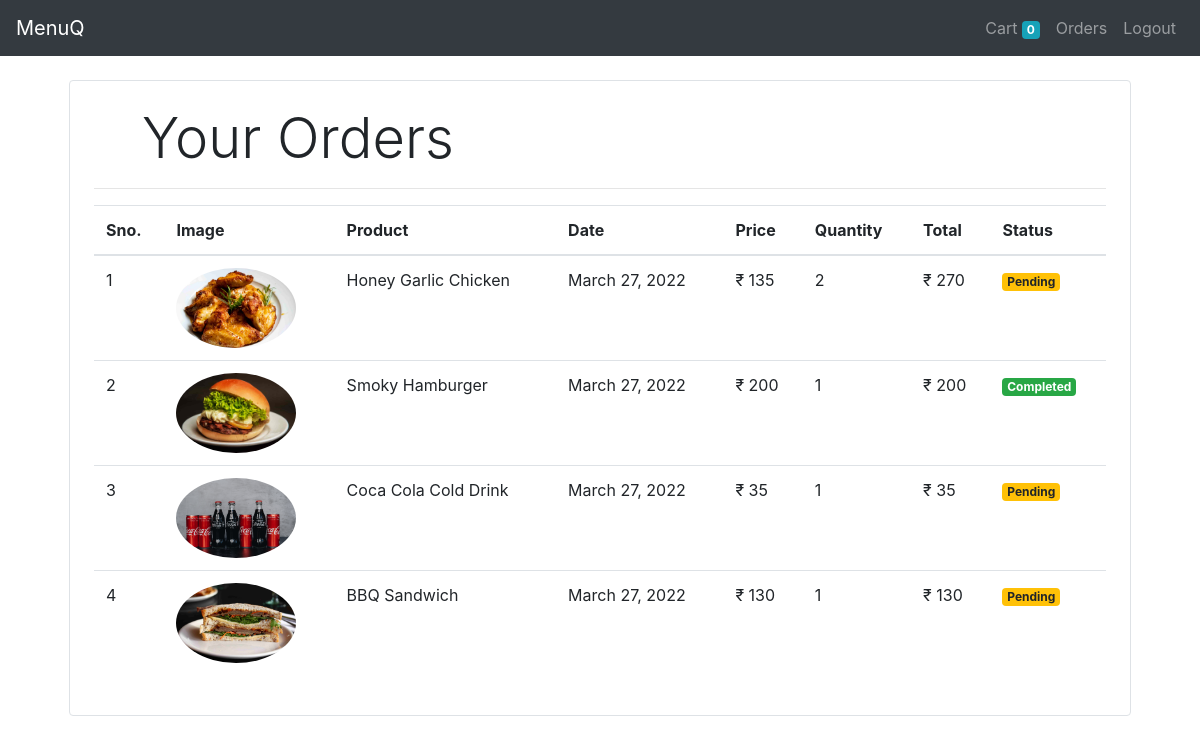
The page /orders/ (signed in) on the database as committed earlier.
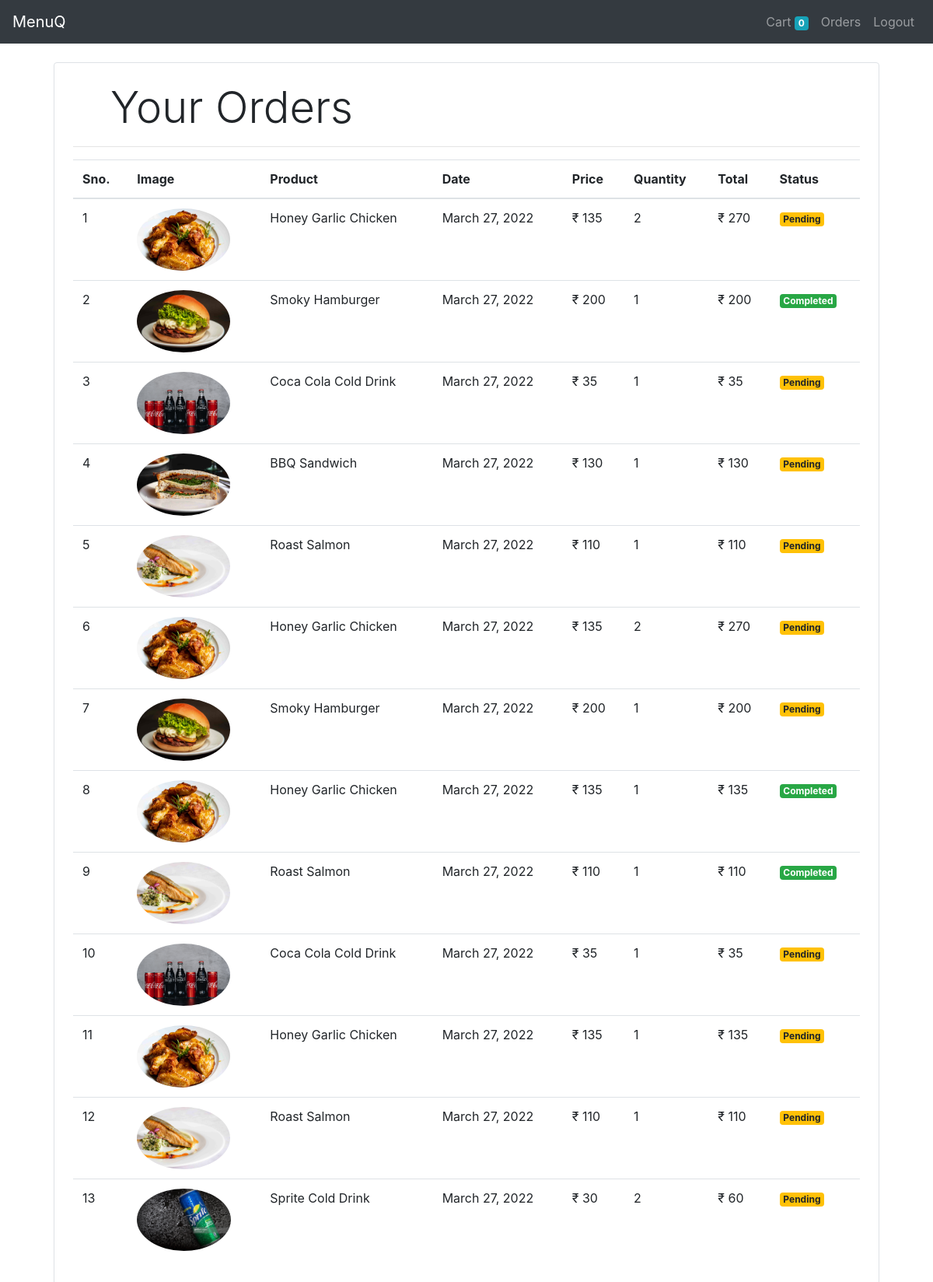
The same page on the database as committed later.
### shop/models/order.py (models this page shows, shortened)
class Order(models.Model):
    product=models.ForeignKey(Product, on_delete=models.CASCADE)
    customer=models.ForeignKey(Customer, on_delete=models.CASCADE)
    quantity=models.IntegerField(default=1)
    price=models.IntegerField()
    date=models.DateField(default=datetime.datetime.today())
    status=models.BooleanField(default=False)
    @staticmethod
    def get_orders_by_customer(customer_id):
        return Order\
            .objects\
            .filter(customer=customer_id)\
            .order_by('-date')

### shop/models/product.py (models this page shows, shortened)
class Product(models.Model):
    name=models.CharField(max_length=200)
    price=models.IntegerField(default=0)
    category= models.ForeignKey(Category,on_delete=models.CASCADE,default=1)
    image=models.ImageField(upload_to="uploads/products/")

### shop/views/orders.py (the view)
# urls.py: path('orders/',OrderView.as_view(),name='orders'),
class OrderView(View):
    def get(self , request ):
        customer = request.session.get('customer')
        orders = Order.get_orders_by_customer(customer)
        print(orders)
        order=orders.reverse()
        return render(request , 'orders.html' , {'orders': orders} )

### shop/templatetags/custom_filter.py (called while the page is built)
@register.filter(name='currency')
def currency(number):
    return "₹ "+str(number)

@register.filter(name='multiply')
def multiply(number , number1):
    return number * number1

### shop/templates/orders.html (shortened to what this page needs)
<!doctype html>
<html lang="en">
  <head>
    <link rel="stylesheet" href="https://maxcdn.bootstrapcdn.com/bootstrap/4.0.0/css/bootstrap.min.css">
  </head>
  <body>
    <nav class="navbar navbar-expand-lg navbar-dark bg-dark">
      <a class="navbar-brand" href="/">MenuQ</a>
      <div class="collapse navbar-collapse" id="navbarSupportedContent">
        <ul class="navbar-nav my-2 my-lg-0">
            {%if request.session.customer%}
          <li class="nav-item">
            <a class="nav-link" href="/cart">Cart
                         <span class="badge badge-info">{{request.session.cart.keys|length}}</span>
                <span class="sr-only">(current)</span></a>
          </li>
          <li class="nav-item">
            <a class="nav-link" href="/orders">Orders<span class="sr-only">(current)</span></a>
          </li>
          <li class="nav-item">
            <a class="nav-link" href="/logout">Logout<span class="sr-only">(current)</span></a>
          </li>
          {% endif %}
        </ul>
      </div>
    </nav>
    {% load cart %}
{% load custom_filter %}
    <div class="container">
        <div class="border rounded p-4 m-4">
             <p class="display-4 pl-4 ml-4">Your Orders</p>
             <hr>
             <table class="table">
                 <thead>
                     <tr>
                         <th>Sno.</th>
                         <th>Image</th>
                         <th>Product</th>
                         <th>Date</th>
                         <th>Price</th>
                         <th>Quantity</th>
                         <th>Total</th>
                         <th>Status</th>
                     </tr>
                 </thead>
                 <tbody>
                     {% for order in orders %}
                     <tr>
                         <td>{{forloop.counter}}</td>
                         <td><img style="height: 80px;" class="rounded-circle" src="{{order.product.image.url}}" alt=""></td>
                         <td>{{order.product.name}}</td>
                         <td>{{order.date}}</td>
                         <td>{{order.price|currency}}</td>
                         <td>{{order.quantity}}</td>
                         <td>{{order.quantity|multiply:order.price|currency}}</td>
                         {% if order.status %}
                         <td><small class="badge badge-success">Completed</small></td>
                         {%else%}
                         <td><small class="badge badge-warning">Pending</small></td>
                         {% endif %}
                     </tr>
                     {% endfor %}
                 </tbody>
             </table>
        </div>
     </div>
  </body>
</html>

Rows that differ between the two databases and show on the page:
added Order: product.image (picture), product.name "Roast Salmon", date "March 27, 2022", price "₹ 110", quantity "1", quantity|multiply "₹ 110", status "Pending"
added Order: product.image (picture), product.name "Honey Garlic Chicken", date "March 27, 2022", price "₹ 135", quantity "2", quantity|multiply "₹ 270", status "Pending"
added Order: product.image (picture), product.name "Smoky Hamburger", date "March 27, 2022", price "₹ 200", quantity "1", quantity|multiply "₹ 200", status "Pending"
added Order: product.image (picture), product.name "Honey Garlic Chicken", date "March 27, 2022", price "₹ 135", quantity "1", quantity|multiply "₹ 135", status "Completed"
added Order: product.image (picture), product.name "Roast Salmon", date "March 27, 2022", price "₹ 110", quantity "1", quantity|multiply "₹ 110", status "Completed"
added Order: product.image (picture), product.name "Coca Cola Cold Drink", date "March 27, 2022", price "₹ 35", quantity "1", quantity|multiply "₹ 35", status "Pending"
added Order: product.image (picture), product.name "Honey Garlic Chicken", date "March 27, 2022", price "₹ 135", quantity "1", quantity|multiply "₹ 135", status "Pending"
added Order: product.image (picture), product.name "Roast Salmon", date "March 27, 2022", price "₹ 110", quantity "1", quantity|multiply "₹ 110", status "Pending"
added Order: product.image (picture), product.name "Sprite Cold Drink", date "March 27, 2022", price "₹ 30", quantity "2", quantity|multiply "₹ 60", status "Pending"
